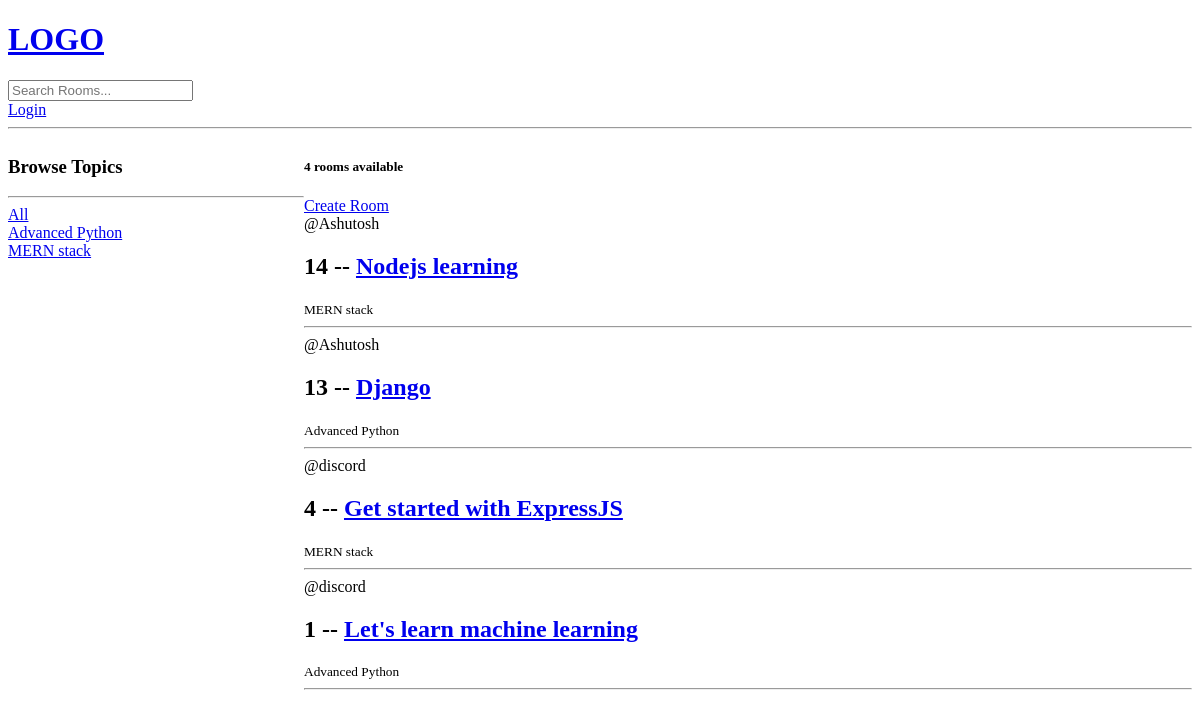
The app's page /, older data.
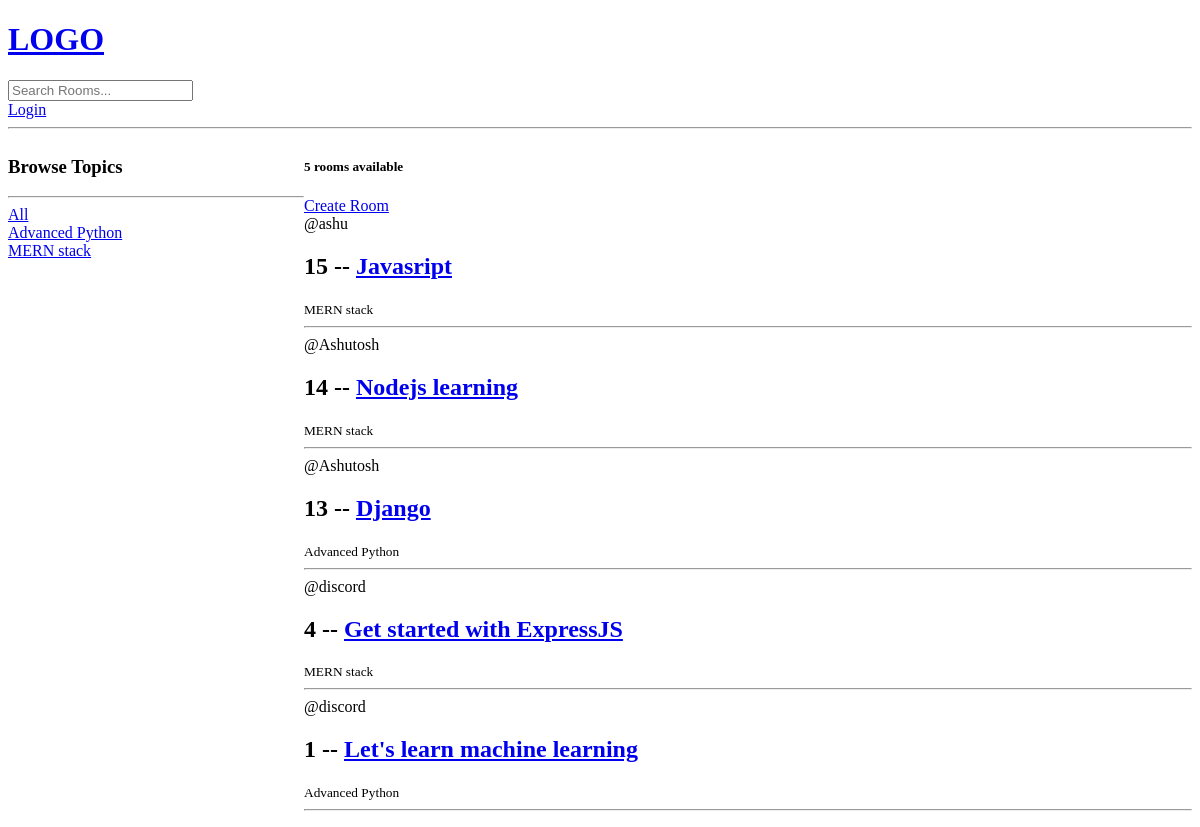
The same page, newer data.
### base/models.py (models this page shows, shortened)
class Topic(models.Model):
    name = models.CharField(max_length=200)

class Room(models.Model):
    host = models.ForeignKey(User, on_delete=models.SET_NULL, null=True)
    topic = models.ForeignKey(Topic,on_delete=models.SET_NULL, null=True)
    name = models.CharField(max_length=200)
    description = models.TextField(null=True, blank=True)
    updated = models.DateTimeField(auto_now=True)
    created = models.DateTimeField(auto_now_add=True)
    class Meta:
        ordering = ['-updated', '-created']

### base/views.py (the view)
# urls.py: path('', views.home, name='home'),
def home(request):
    q = request.GET.get('q') if request.GET.get('q') else ''
    rooms = Room.objects.filter(
        Q(topic__name__icontains=q) |
        Q(name__icontains=q) |
        Q(host__username__icontains=q)
    )
    topics = Topic.objects.all()
    room_count = rooms.count()
    context = {'rooms':rooms, 'topics': topics, 'room_count': room_count}
    return render(request, 'base/home.html', context)

### base/templates/base/home.html (shortened to what this page needs)
{% extends 'main.html' %}
{% block content %}
<div class='home-container'>
    <div>
        <h3>Browse Topics</h3>
        <hr>
        <div>
            <a href="{% url 'home' %}">All</a>
        </div>
        {% for topic in topics %}
            <div>
                <a href="{% url 'home' %}?q={{topic.name}}">{{topic.name}}</a>
            </div>
        {% endfor %}
    </div>
    <div>
        <h5>{{room_count}} rooms available</h5>
        <a href="{% url 'create-room' %}">Create Room</a>
        <div>
            {% for room in rooms %}
            <div>
                <span>@{{room.host.username}}</span>
                <h2>{{room.id}} -- <a href='room/{{room.id}}'>{{room.name}}</a></h2>
                <small>{{room.topic.name}}</small>
                <hr>
            </div>
            {% endfor %}
        </div>
    </div>
</div>
{% endblock %}

Row changes from the older to the newer data that the page shows:
added Room: host.username "ashu", id "15", name "Javasript", topic.name "MERN stack"
Text that changed along with them:
{{ room_count }}: "4" → "5"
